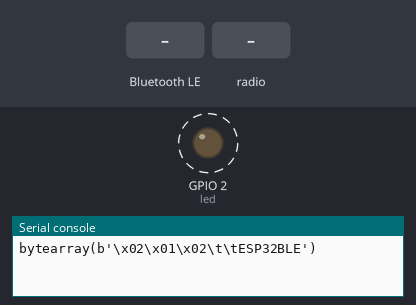
The program below on a simulated ESP32 board running MicroPython. Parts: output pins drawn as LEDs (lit = HIGH), the last lines printed to the serial console. Dashed ring = blinking. Inputs (shaded band) come from the test bench. No radio messages arrive unless stated (any console line starting 'radio sent:' is added by the test bench); nothing arrives over Bluetooth unless stated; pins used as bus, display or sensor lines are not drawn.

Above: at 1.25 s.
1.3 s: "NRF SLAVE" written over Bluetooth
At 2.5 s:
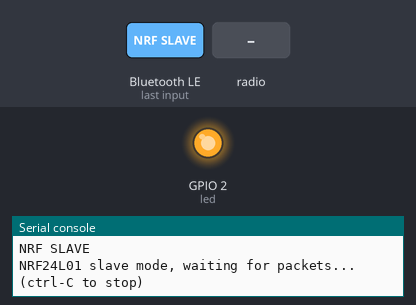
2.8 s: radio message "NRF SLAVE" arrives
4.3 s: radio message "DEV RESET" arrives
Timing chart, 0 to 7.3 s (numbered marks = the images above; inputs shaded):
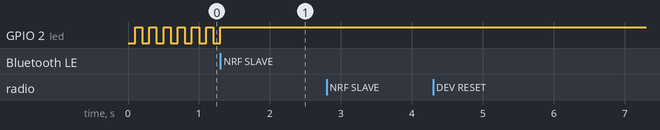

Measured:
- after the input at 1.3 s, GPIO 2 (led): goes on until 1.3 s, then stays HIGH
- by itself, GPIO 2 (led): alternates HIGH for 0.10 s and LOW for 0.10 s

The program:

NRF_BLE.py
```python
from machine import Pin
from machine import Timer
from time import sleep_ms
import ubluetooth

import usys
import ustruct as struct
import utime
from machine import Pin, SPI, reset
from nrf24l01 import NRF24L01
from micropython import const
import sys

# Slave pause between receiving data and checking for further packets.
_RX_POLL_DELAY = const(15)
# Slave pauses an additional _SLAVE_SEND_DELAY ms after receiving data and before
# transmitting to allow the (remote) master time to get into receive mode. The
# master may be a slow device. Value tested with Pyboard, ESP32 and ESP8266.
_SLAVE_SEND_DELAY = const(10)

if usys.platform == "pyboard":
    cfg = {"spi": 2, "miso": "Y7", "mosi": "Y8", "sck": "Y6", "csn": "Y5", "ce": "Y4"}
elif usys.platform == "esp8266":  # Hardware SPI
    cfg = {"spi": 1, "miso": 12, "mosi": 13, "sck": 14, "csn": 4, "ce": 5}
elif usys.platform == "esp32":  # Software SPI
    cfg = {"spi": -1, "miso": 32, "mosi": 14, "sck": 32, "csn": 27, "ce": 12}
else:
    raise ValueError("Unsupported platform {}".format(usys.platform))

# Addresses are in little-endian format. They correspond to big-endian
# 0xf0f0f0f0e1, 0xf0f0f0f0d2
pipes = (b"\xe1\xf0\xf0\xf0\xf0", b"\xd2\xf0\xf0\xf0\xf0")


class ESP32_BLE():
    def __init__(self, name):
        # Create internal objects for the onboard LED
        # blinking when no BLE device is connected
        # stable ON when connected
        self.led = Pin(2, Pin.OUT)
        self.timer1 = Timer(0)

        self.name = name
        self.ble = ubluetooth.BLE()
        self.ble.active(True)
        self.disconnected()
        self.ble.irq(self.ble_irq)
        self.register()
        self.advertiser()

    def connected(self):
        global is_ble_connected
        is_ble_connected = True
        self.led.value(1)
        self.timer1.deinit()

    def disconnected(self):
        global is_ble_connected
        is_ble_connected = False
        self.timer1.init(period=100, mode=Timer.PERIODIC, callback=lambda t: self.led.value(not self.led.value()))

    def ble_irq(self, event, data):
        global ble_msg

        if event == 1: #_IRQ_CENTRAL_CONNECT:
                       # A central has connected to this peripheral
            self.connected()

        elif event == 2: #_IRQ_CENTRAL_DISCONNECT:
                         # A central has disconnected from this peripheral.
            self.advertiser()
            self.disconnected()

        elif event == 3: #_IRQ_GATTS_WRITE:
                         # A client has written to this characteristic or descriptor.
            buffer = self.ble.gatts_read(self.rx)
            ble_msg = buffer.decode('UTF-8').strip()

    def register(self):
        # Nordic UART Service (NUS)
        NUS_UUID = '6E400001-B5A3-F393-E0A9-E50E24DCCA9E'
        RX_UUID = '6E400002-B5A3-F393-E0A9-E50E24DCCA9E'
        TX_UUID = '6E400003-B5A3-F393-E0A9-E50E24DCCA9E'

        BLE_NUS = ubluetooth.UUID(NUS_UUID)
        BLE_RX = (ubluetooth.UUID(RX_UUID), ubluetooth.FLAG_WRITE)
        BLE_TX = (ubluetooth.UUID(TX_UUID), ubluetooth.FLAG_NOTIFY)

        BLE_UART = (BLE_NUS, (BLE_TX, BLE_RX,))
        SERVICES = (BLE_UART, )
        ((self.tx, self.rx,), ) = self.ble.gatts_register_services(SERVICES)

    def send(self, data):
        self.ble.gatts_notify(0, self.tx, data + '\n')

    def advertiser(self):
        name = bytes(self.name, 'UTF-8')
        adv_data = bytearray('\x02\x01\x02') + bytearray((len(name) + 1, 0x09)) + name
        self.ble.gap_advertise(100, adv_data)
        print(adv_data)
        print("\r\n")


#NRF
def master():
    csn = Pin(cfg["csn"], mode=Pin.OUT, value=1)
    ce = Pin(cfg["ce"], mode=Pin.OUT, value=0)
    if cfg["spi"] == -1:
        spi = SPI(-1, sck=Pin(cfg["sck"]), mosi=Pin(cfg["mosi"]), miso=Pin(cfg["miso"]))
        nrf = NRF24L01(spi, csn, ce, payload_size=8)
    else:
        nrf = NRF24L01(SPI(cfg["spi"]), csn, ce, payload_size=8)

    nrf.open_tx_pipe(pipes[0])
    nrf.open_rx_pipe(1, pipes[1])
    nrf.start_listening()

    num_needed = 16
    num_successes = 0
    num_failures = 0
    led_state = 0

    print("NRF24L01 master mode, sending %d packets..." % num_needed)
    ble.send("NRF24L01 master mode, sending %d packets... " + str(num_needed))

    while num_successes < num_needed and num_failures < num_needed:
        if ble_msg == "NRF SLAVE":
            break
        if ble_msg == "NRF STOP":
            break
        # stop listening and send packet
        nrf.stop_listening()
        millis = utime.ticks_ms()
        led_state = max(1, (led_state << 1) & 0x0F)
        print("sending:", millis, led_state)
        ble.send("sending: " + str(millis) + " " + str(led_state))

        try:
            nrf.send(struct.pack("ii", millis, led_state))
        except OSError:
            pass

        # start listening again
        nrf.start_listening()

        # wait for response, with 250ms timeout
        start_time = utime.ticks_ms()
        timeout = False
        while not nrf.any() and not timeout:
            if utime.ticks_diff(utime.ticks_ms(), start_time) > 250:
                timeout = True

        if timeout:

            print("failed, response timed out")
            ble.send("failed, response timed out")

            num_failures += 1

        else:
            # recv packet
            (got_millis,) = struct.unpack("i", nrf.recv())

            # print response and round-trip delay
            print(
                "got response:",
                got_millis,
                "(delay",
                utime.ticks_diff(utime.ticks_ms(), got_millis),
                "ms)",
            )
            ble.send("got response: " +
                str(got_millis) +
                " (delay" +
                str(utime.ticks_diff(utime.ticks_ms(), got_millis)) +
                " ms)",
            )

            num_successes += 1

        # delay then loop
        utime.sleep_ms(250)

    print("master finished sending; successes=%d, failures=%d" % (num_successes, num_failures))
    ble.send("master finished sending; successes=%d, failures=%d" % (num_successes, num_failures))


def slave():

    csn = Pin(cfg["csn"], mode=Pin.OUT, value=1)
    ce = Pin(cfg["ce"], mode=Pin.OUT, value=0)
    if cfg["spi"] == -1:
        spi = SPI(-1, sck=Pin(cfg["sck"]), mosi=Pin(cfg["mosi"]), miso=Pin(cfg["miso"]))
        nrf = NRF24L01(spi, csn, ce, payload_size=8)
    else:
        nrf = NRF24L01(SPI(cfg["spi"]), csn, ce, payload_size=8)

    nrf.open_tx_pipe(pipes[1])
    nrf.open_rx_pipe(1, pipes[0])
    nrf.start_listening()

    print("NRF24L01 slave mode, waiting for packets... (ctrl-C to stop)")
    ble.send("NRF24L01 slave mode, waiting for packets...")

    while True:
        if ble_msg == "NRF MASTER":
            break
        if ble_msg == "NRF STOP":
            break
        if nrf.any():
            while nrf.any():
                buf = nrf.recv()
                millis, led_state = struct.unpack("ii", buf)

                #print("received:", millis, led_state)
                ble.send("received: " + str(millis) + " " + str(led_state))

                utime.sleep_ms(_RX_POLL_DELAY)

            # Give master time to get into receive mode.
            utime.sleep_ms(_SLAVE_SEND_DELAY)
            nrf.stop_listening()
            try:
                nrf.send(struct.pack("i", millis))
            except OSError:
                pass

            print("sent response")
            ble.send("sent response")

            nrf.start_listening()


ble = ESP32_BLE("ESP32BLE")

ble_msg = ""
is_ble_connected = False

led = Pin(2, Pin.OUT)
but = Pin(0, Pin.IN)

while True:
    if is_ble_connected:      #Подключиноли устройиство
        if ble_msg:           #Полчучаем сообщение
            print(ble_msg)    #Выводим мообщение

            if ble_msg == "NRF MASTER":
                master()
            if ble_msg == "NRF SLAVE":
                slave()
            if ble_msg == "DEV RESET":
                reset()
            if ble_msg == "DEV EXIT":
                sys.exit()
            ble_msg = ""
        '''
            print(data)
            ble.send(data) #Отправляем ответ
        '''
    sleep_ms(10)
```
